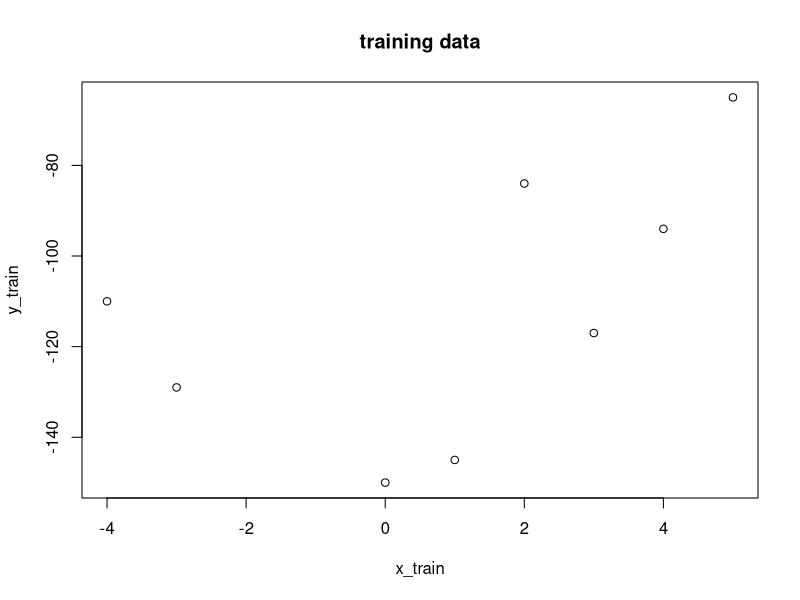
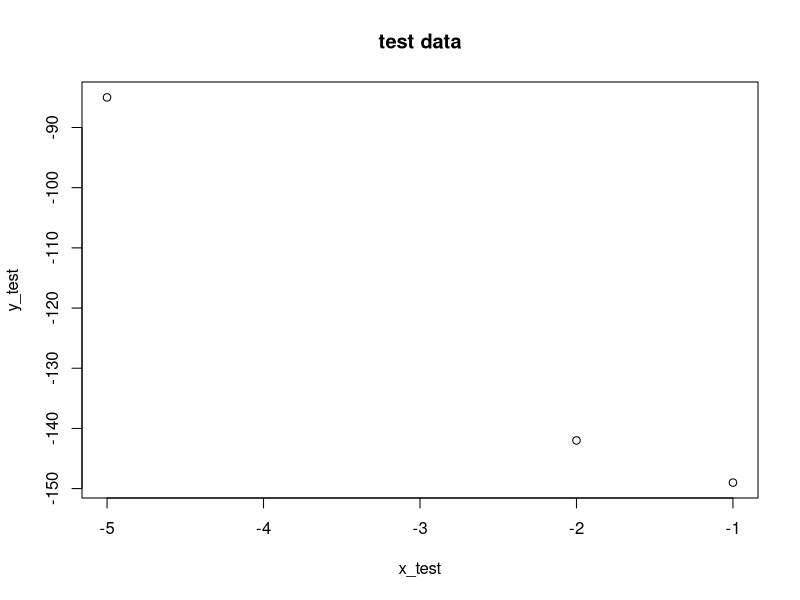
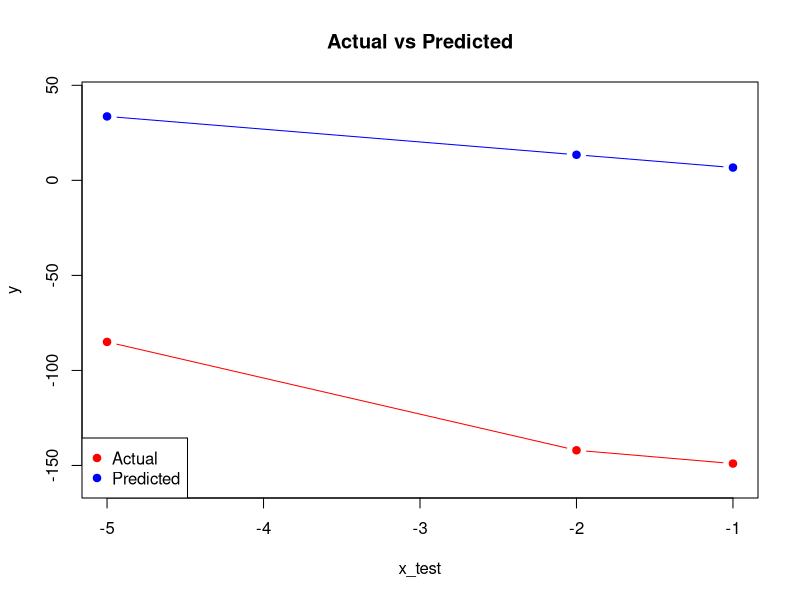
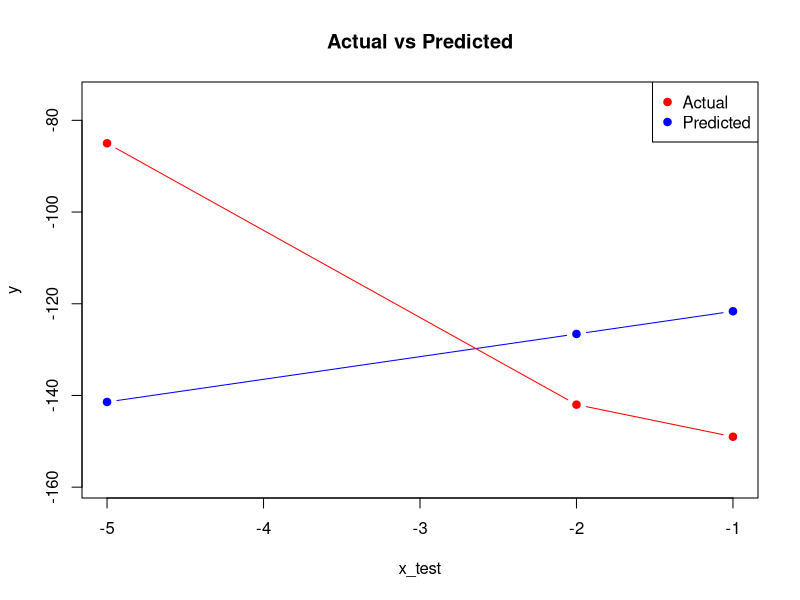
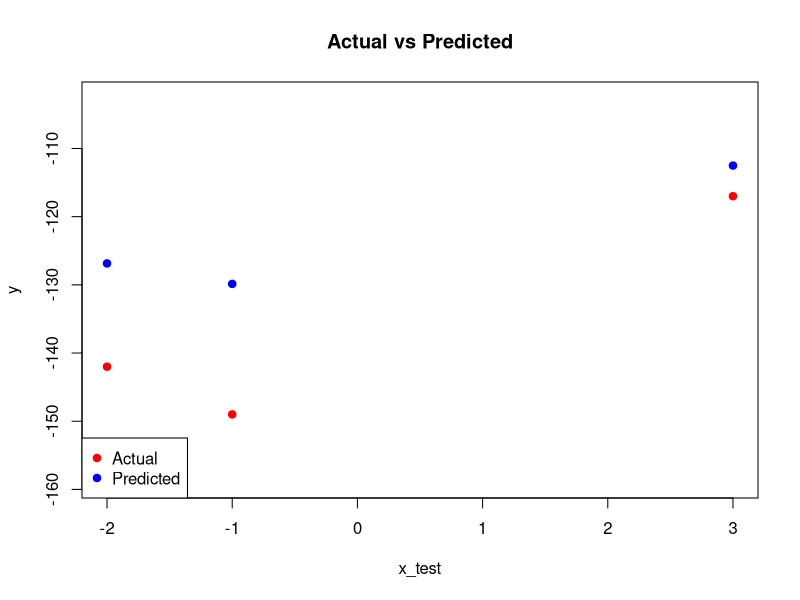

Recreate these plots in R, in order.
set.seed(10)
x <- seq(-5, 5, 1)
x <- sample(x)
y <- -150 + 2 * x + 3 * x**2
y <- y + c(0, 0, 0, 50, 0, 0, 0, 0, 0, 0, 0)
x_train <- x[1:8]
y_train <- y[1:8]
x_test <- x[9:11]
y_test <- y[9:11]

# plotting
plot(x_train, y_train, main = "training data")
plot(x_test, y_test, main = "test data")







# regression without bias
model <- lm(y_train ~ x_train - 1)

# predict data
y_pred <- predict(model, newdata = data.frame(x_train = x_test))

# report performance
mse <- mean((y_test - y_pred)^2)
mse

# plot
y_min <- min(c(y_test, y_pred)) - 10

y_max <- max(c(y_test, y_pred)) + 10

plot(x_test, y_pred,
       main = "Actual vs Predicted",
       xlab = "x_test",
       ylab = "y",
       pch = 19,
       col = "blue",
       type = "b",
       ylim = c(y_min, y_max)
)

points(x_test, y_test,
       col = "red",
       type = "b",
       pch = 19
)

legend("bottomleft",
       legend = c("Actual", "Predicted"),
       col = c("red", "blue"),
       pch = c(19, 19)
)







# regression with bias
model <- lm(y_train ~ x_train)

# predict data
y_pred <- predict(model, newdata = data.frame(x_train = x_test))

# report performance
mse <- mean((y_test - y_pred)^2)
mse

# plot
y_min <- min(c(y_test, y_pred)) - 10
y_max <- max(c(y_test, y_pred)) + 10

plot(x_test, y_pred,
       main = "Actual vs Predicted",
       xlab = "x_test",
       ylab = "y",
       pch = 19,
       col = "blue",
       type = "b",
       ylim = c(y_min, y_max)
)


points(x_test, y_test,
       col = "red",
       type = "b",
       pch = 19
)


legend("topright",
       legend = c("Actual", "Predicted"),
       col = c("red", "blue"),
       pch = c(19, 19)
)






# mtcars
data("mtcars")
df <- mtcars
attach(df)

# splitting data
dim(df)
train_indices <- sample(1:nrow(mtcars), size = 0.7 * nrow(mtcars))

# Create training and testing sets
train_set <- mtcars[train_indices, ]
test_set <- mtcars[-train_indices, ]

model <- lm(mpg ~ hp + wt + cyl + carb, data = train_set)
coefficients(model)

# predict data
y_pred <- predict(model, test_set)

# report performance
mse <- mean((test_set$mpg - y_pred)^2)
mse






# Polynomial regression with validation set
set.seed(123) # For reproducibility
x <- seq(-5, 5, 1)
x <- sample(x)
y <- -150 + 2 * x + 3 * x^2
y <- y + c(0, 0, 0, 50, 0, 0, 0, 0, 0, 0, 0)

# Split data into training, validation, and test sets
train_indices <- sample(1:length(x), size = 0.6 * length(x)) # 60% for training
remaining_indices <- setdiff(1:length(x), train_indices)

validation_indices <- sample(remaining_indices, size = 0.2 * length(x)) # 20% for validation
test_indices <- setdiff(remaining_indices, validation_indices) # 20% for testing

x_train <- x[train_indices]
y_train <- y[train_indices]
x_val <- x[validation_indices]
y_val <- y[validation_indices]
x_test <- x[test_indices]
y_test <- y[test_indices]

# Train the model using the training set
model <- lm(y_train ~ x_train + I(x_train^2))

# Validate the model using the validation set
y_val_pred <- predict(model, newdata = data.frame(x_train = x_val))

# Report validation performance
val_mse <- mean((y_val - y_val_pred)^2)
cat("Validation MSE:", val_mse, "\n")

# Test the model using the test set
y_test_pred <- predict(model, newdata = data.frame(x_train = x_test))

# Report test performance
test_mse <- mean((y_test - y_test_pred)^2)
cat("Test MSE:", test_mse, "\n")

# Plot predictions
y_min <- min(c(y_test, y_test_pred)) - 10
y_max <- max(c(y_test, y_test_pred)) + 10

plot(x_test, y_test_pred,
       main = "Actual vs Predicted",
       xlab = "x_test",
       ylab = "y",
       pch = 19,
       col = "blue",
       ylim = c(y_min, y_max)
)

points(x_test, y_test,
       col = "red",
       pch = 19
)

legend("bottomleft",
       legend = c("Actual", "Predicted"),
       col = c("red", "blue"),
       pch = c(19, 19)
)

# Initialize a vector to store MSE values for different polynomial degrees
mse_values <- numeric(5)

# Loop over polynomial degrees from 1 to 6
for (p in 1:5) {
       model <- lm(y_train ~ poly(x_train, p))
       y_val_pred <- predict(model, newdata = data.frame(x_train = x_val))
       mse_values[p] <- mean((y_val - y_val_pred)^2)
       cat("Degree:", p, "Validation MSE:", mse_values[p], "\n")
}

# Report the best polynomial degree based on validation set
best_p <- which.min(mse_values)
cat("Best polynomial degree:", best_p, "with Validation MSE:", mse_values[best_p], "\n")

# For the best polynomial degree, evaluate on test set
x_train <- c(x_train, x_val)
y_train <- c(y_train, y_val)
final_model <- lm(y_train ~ poly(x_train, 2))
y_test_pred <- predict(final_model, newdata = data.frame(x_train = x_test))
final_test_mse <- mean((y_test - y_test_pred)^2)
cat("Final Test MSE for best degree:", final_test_mse, "\n")
